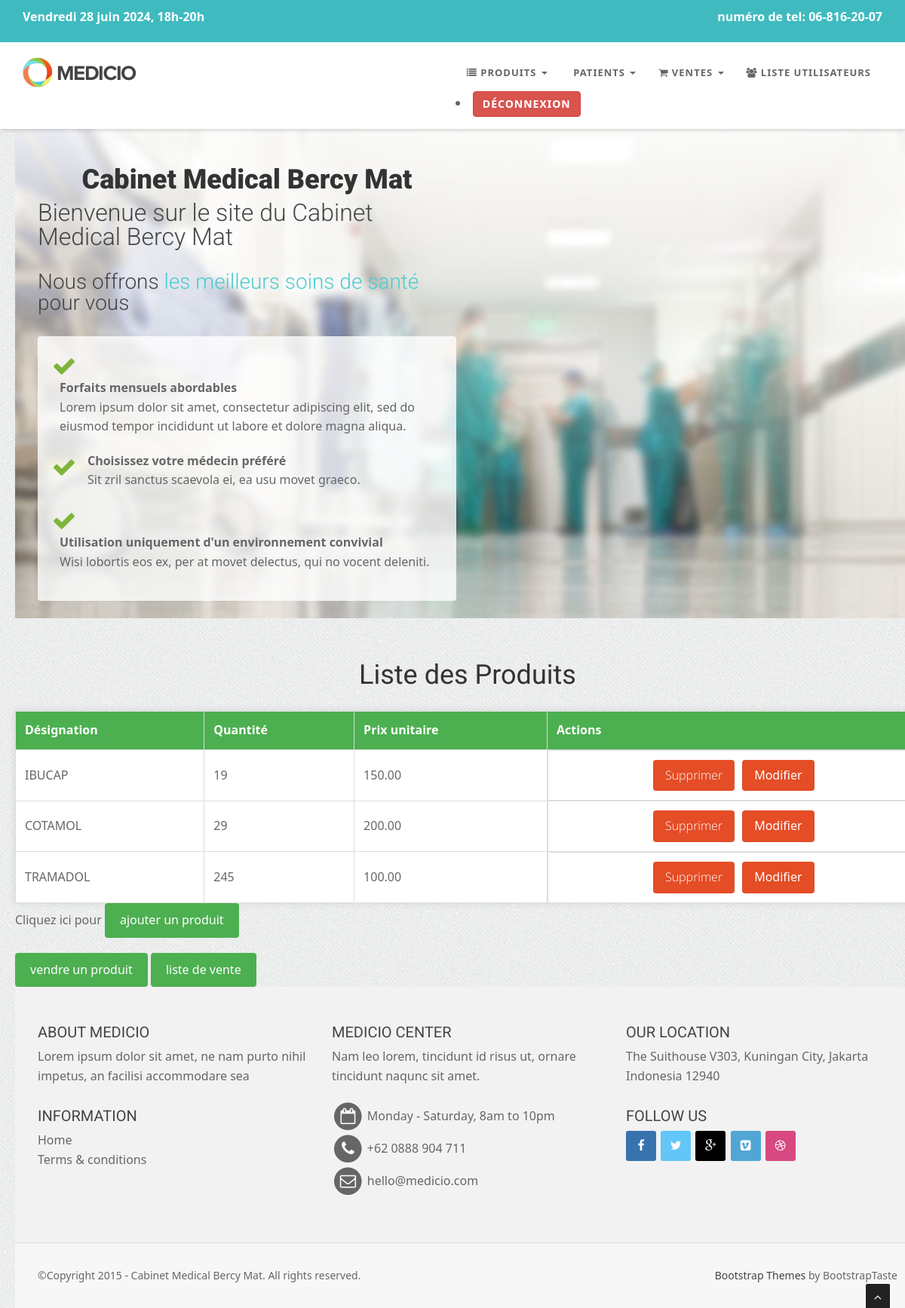
Screenshot of /affiche_produits/ with the database file from the repository.
### clinik/models.py (models this page shows)
class Produit(models.Model):
    id_produit = models.AutoField(primary_key=True)
    designation = models.CharField(max_length=100)
    quantite = models.IntegerField()
    prix_unitaire = models.DecimalField(max_digits=10, decimal_places=2)

### clinik/views.py (the view)
# urls.py: path('affiche_produits/', views.affiche_produits, name='affiche_produits'),
def affiche_produits(request):
    produits = Produit.objects.all()
    return render(request, 'affiche_produits.html', {'produits': produits})

### clinik/templates/affiche_produits.html (shortened to what this page needs)
{% extends "base.html" %}
{% block 'content' %}
</head>
<body>
    <h2>Liste des Produits</h2>
    <table>
        <thead>
            <tr>
                <th>Désignation</th>
                <th>Quantité</th>
                <th>Prix unitaire</th>
                <th>Actions</th>
            </tr>
        </thead>
        <tbody>
            {% for produit in produits %}
                <tr>
                    <td>{{ produit.designation }}</td>
                    <td>{{ produit.quantite }}</td>
                    <td>{{ produit.prix_unitaire }}</td>
                    <td class="actions">
                        <form method="post" action="{% url 'supprimer_produit' produit.id_produit %}">
                            <input type="submit" class="delete-btn" value="Supprimer">
                        </form>
                        <a href="{% url 'modifier_produit' produit.id_produit %}" class="update-btn">Modifier</a>
                    </td>
                </tr>
            {% endfor %}
        </tbody>
    </table>
    <p>Cliquez ici pour <a href="{% url 'ajout_produit' %}" class="add-btn">ajouter un produit</a></p>
    <a href="{% url 'vendre_produit' %}" class="add-btn">vendre un produit</a>
    <a href="{% url 'liste_vente' %}" class="add-btn">liste de vente</a>
    {% endblock 'content' %}

### static/css/style.css (style rules this page uses)
body { width: 100%; height: 100%; font-family: 'Open Sans', sans-serif; font-weight: 300; color: #666; background-color: #ddd; font-size: 16px; line-height: 1.6em; }
html { width: 100%; height: 100%; }
label, input, button, select, textarea { font-family: 'Open Sans', sans-serif; font-size: inherit; line-height: inherit; }
h2 { font-size: 36px; }
h1, h2, h3, h4, h5, h6 { margin: 0 0 30px; font-family: 'Roboto', sans-serif; font-weight: 400; color: #444; line-height: 1em; }
p { margin: 0 0 20px; }
a { color: #666; -webkit-transition: all .2s ease-in-out; -moz-transition: all .2s ease-in-out; transition: all .2s ease-in-out; }

### static/bodybg/bg1.css (style rules this page uses)
body { background: url(../img/bodybg/bg1.png) repeat left top; }

### clinik/templates/affiche_produits.html (style rules this page uses)
body { font-family: 'Segoe UI', Tahoma, Geneva, Verdana, sans-serif; margin: 20px; background-color: #f8f8f8; }
h2 { color: #333; text-align: center; }
table { width: 100%; border-collapse: collapse; margin-top: 20px; background-color: #fff; box-shadow: 0 0 10px rgba(0, 0, 0, 0.1); }
th, td { border: 1px solid #ddd; padding: 12px; text-align: left; }
th { background-color: #4CAF50; color: white; }
.actions { display: flex; gap: 10px; justify-content: center; }
.delete-btn, .update-btn { background-color: #e44d26; color: white; border: none; padding: 8px 16px; text-align: center; text-decoration: none; display: inline-block; cursor: pointer; border-radius: 4px; transition: background-color 0.3s ease; }
.add-btn { background-color: #4CAF50; color: white; border: none; padding: 10px 20px; text-align: center; text-decoration: none; display: inline-block; cursor: pointer; border-radius: 4px; transition: background-color 0.3s ease; }

### rows the page displays
Produit: designation "IBUCAP", quantite "19", prix_unitaire "150.00"
Produit: designation "COTAMOL", quantite "29", prix_unitaire "200.00"
Produit: designation "TRAMADOL", quantite "245", prix_unitaire "100.00"
